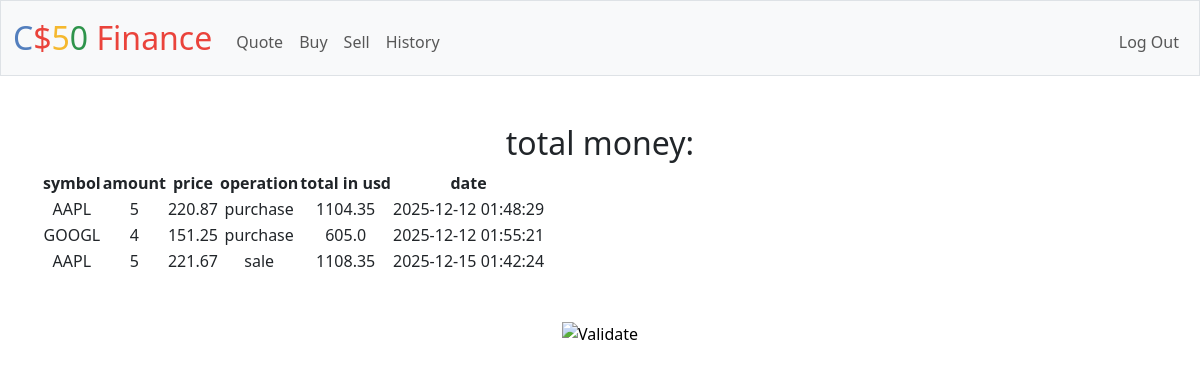
Screenshot of /history (signed in) with the database file from the repository.
### tables this page shows
CREATE TABLE transactions (
    id INTEGER PRIMARY KEY AUTOINCREMENT,
    userId INTEGER NOT NULL,
    transactionType VARCHAR(10) NOT NULL,
    transactionTS TIMESTAMP NOT NULL DEFAULT CURRENT_TIMESTAMP,
    symbol VARCHAR(10) NOT NULL,
    amount DECIMAL(20,8) NOT NULL,
    price DECIMAL(20,8) NOT NULL,
    FOREIGN KEY (userId) REFERENCES users(id)
);

### app.py (the view)
@app.route("/history")
@login_required
def history():
    if request.method == "GET":
        data = db.execute("SELECT * FROM transactions WHERE userId = ?", session["user_id"])
        print(data)
        return(render_template("history.html", data=data))
    return apology("TODO")

### app.py (called while the page is built)
@app.after_request
def after_request(response):
    response.headers["Cache-Control"] = "no-cache, no-store, must-revalidate"
    response.headers["Expires"] = 0
    response.headers["Pragma"] = "no-cache"
    return response

### helpers.py (called while the page is built)
def login_required(f):
    @wraps(f)
    def decorated_function(*args, **kwargs):
        if session.get("user_id") is None:
            return redirect("/login")
        return f(*args, **kwargs)
    return decorated_function

### templates/history.html (shortened to what this page needs)
{% extends "layout.html" %}
{% block main %}
    <h2>total money: {{totalCash}}</h2>
    <table>
        <tr>
            <th>symbol</th>
            <th>amount</th>
            <th>price</th>
            <th>operation</th>
            <th>total in usd</th>
            <th>date</th>
        </tr>
        {% for row in data %}
        <tr>
            <td>{{row["symbol"]}}</td>
            <td>{{row["amount"]}}</td>
            <td>{{"%.2f"|format(row["price"])}}</td>
            <td>{{row["transactionType"]}}</td>
            <td>{{(row["amount"] * row["price"])}}</td>
            <td>{{row["transactionTS"]}}</td>
        </tr>
        {% endfor %}
    </table>
{% endblock %}

### rows the page displays
transactions: symbol "AAPL", amount "5", price "220.87", transactionType "purchase", (row['amount']*row['price']) "1104.35", transactionTS "2025-12-12 01:48:29"
transactions: symbol "GOOGL", amount "4", price "151.25", transactionType "purchase", (row['amount']*row['price']) "605.0", transactionTS "2025-12-12 01:55:21"
transactions: symbol "AAPL", amount "5", price "221.67", transactionType "sale", (row['amount']*row['price']) "1108.35", transactionTS "2025-12-15 01:42:24"
